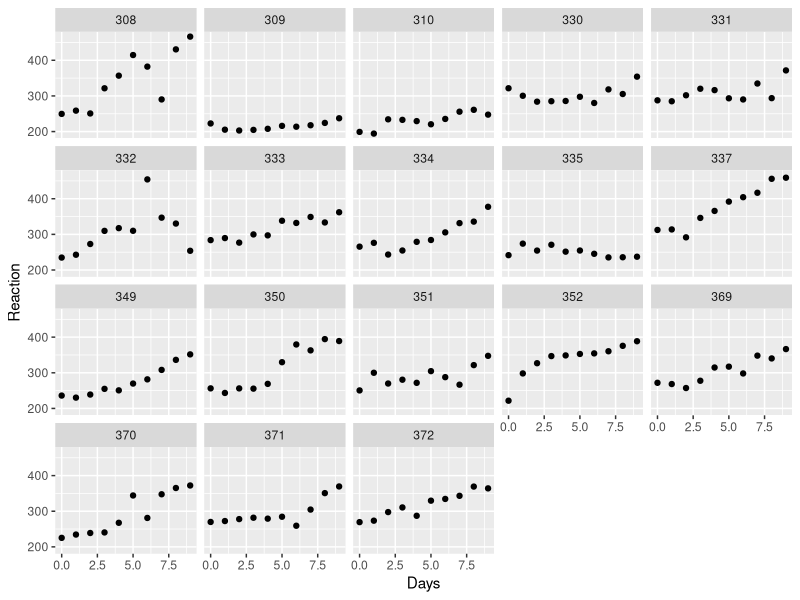

Write the R code that produced this figure.
## ---- chunk 1
knitr::opts_chunk$set(echo = FALSE,
                      message = FALSE)
## ---- chunk 2
library(lme4) # Mixed model fitting
library(ggplot2)
library(caret)
library(ModelMetrics)
library(tidyr)
library(dplyr)
library(knitr)
## ---- chunk 3

data <- sleepstudy

head(data) %>% kable(., caption = "Sleepstudy Sample data")

## ---- chunk 4

random_effect_visual <- function(data, 
                                 independent_var,
                                 continous_var, 
                                 identifier){
p <- ggplot(data)+
        geom_point(aes_string(x = paste(continous_var), 
                              y = paste(independent_var)))+
                facet_wrap(paste("~", identifier))
  p      
}

random_effect_visual(data = data,
independent_var = "Reaction",
continous_var = "Days",
identifier = "Subject")

## ---- chunk 5

# Validation split approach
        # defaults to a 
identifiers <-  "Subject"

validation_set_lmm_split <- function(data, identifiers, train_split = .7){
   # Default is 70 30 split
        
# Extract unique ids  
   unique_ids <- unique(data[[paste(identifiers)]])
 
# Train split
 
   train_sample <- sample(1:length(unique_ids), size = round(.7*10))
   
   train_sample
}

## ---- chunk 6

train_set <- validation_set_lmm_split(data, identifiers = "Subject", train_split = .7)

## ---- chunk 7

kable(train_set, 
      caption = "Training data index from validation set split")

## ---- chunk 8
# k- fold cross validation

data = data

identifiers = "Subject"

k_fold_lmm_split <- function(data, 
                             k = 5,
                             identifiers){
        
   unique_ids <- unique(data[[paste(identifiers)]])
      
   folds <- createFolds(unique(unique_ids), k = k)
   
   folds
}

## ---- chunk 9

train_folds <- k_fold_lmm_split(data = data, 
                 k = 5, 
                 identifiers = "Subject")

## ---- chunk 10

train_folds

## ---- chunk 11

lmm_validation_set <- function(data,
                               identifiers,
                               training_index,
                               outcome, 
                               fixed_effect, 
                               random_slope = NULL,
                               random_intercept){

        unique_ids <- unique(data[[paste(identifiers)]])
# extract training data

        # select ids with found in the training set
 subject_vector <- data[, random_intercept] %in% unique_ids[train_set]

# extract training set
 lmm_train_data <- data[subject_vector,]

# extract test data
 lmm_test_data <- data[!subject_vector,]

# create random effect formula
 if(is.null(random_slope)){
random_effect_form <- paste("(", 1, "|",random_intercept,")")
 } else {
        random_effect_form <-  paste("(", random_slope, "|",random_intercept,")")
}

 # create fixed effect formula 
 if(length(fixed_effect) == 1){
        fixed_effect_form <- paste(fixed_effect)
        } else{
         fixed_effect_form <- paste(fixed_effect, collapse = "+")}

# create full linear mixed model formula
lmm_formula <- paste(outcome, "~", fixed_effect_form, "+", random_effect_form)

if(nrow(unique(lmm_train_data[random_intercept]))>1){
#fit linear mixed model
 lmm_train_obj <- lmer(formula(lmm_formula), data = lmm_train_data)

# use trained model and test data to output predictions
 lmm_test_data$predicted <-  predict(lmm_train_obj, 
                                     newdata = lmm_test_data[, c(fixed_effect,  random_intercept)], allow.new.levels = TRUE)

# calculate mean squared errors
 test_set_mse <-  mse(lmm_test_data[,"predicted"], lmm_test_data[,outcome])
 
} else{
        stop("Only one subject in train set. Cannot fit linear mixed model on one subject.")
}

output <- list(lmm_object = lmm_train_obj,
     lmm_formula = lmm_formula,
     test_mse = test_set_mse
     )

output
}


## ---- chunk 12

lmm_validated <- lmm_validation_set(data,
                        identifiers = "Subject",
                        train_set,
                        outcome = "Reaction",
                        fixed_effect = "Days",
                        random_slope = NULL,
                        random_intercept = "Subject")

## ---- chunk 13

lmm_validated

## ---- chunk 14

lmm_k_fold_validation <- function(data,
                                  identifiers, 
                                  training_folds,
                                  outcome,
                                  fixed_effect,
                                  random_slope = NULL,
                                  random_intercept
                                  ){
# extract unique identifiers
        
unique_ids <- unique(data[[paste(identifiers)]])

# extract training data

        # select ids with found in the training set
 subject_vector <- data[, random_intercept] %in% unique_ids[train_set]

#initialize error vector
errors <- c()

for(i in seq_along(training_folds)){

# create subject vector from fold indices
 subject_vector <- data[, random_intercept] %in% unique_ids[training_folds[[i]]]
         
# extract training set
 lmm_train_data <- data[subject_vector,]

# extract test data
 lmm_test_data <- data[!subject_vector,]
 
# create random effect formula
 if(is.null(random_slope)){
random_effect_form <- paste("(", 1, "|", random_intercept,")")
 } else {
        random_effect_form <-  paste("(", random_slope, "|", random_intercept,")")
}

 # create fixed effect formula 
 if(length(fixed_effect) == 1){
        fixed_effect_form <- paste(fixed_effect)
        } else{
         fixed_effect_form <- paste(fixed_effect, collapse = "+")}

# create full linear mixed model formula
lmm_formula <- paste(outcome, "~", fixed_effect_form, "+", random_effect_form)

if(nrow(unique(lmm_train_data[random_intercept]))>1){
        
#fit linear mixed model
 lmm_train_obj <- lmer(formula(lmm_formula), data = lmm_train_data)

# use trained model and test data to output predictions
 
 lmm_test_data$predicted <-  predict(lmm_train_obj, 
                                     newdata = lmm_test_data[,
                                                          c(fixed_effect,random_intercept)], 
                                     allow.new.levels = TRUE)
 
# calculate mean squared errors
 current_cycle_mse <-  mse(lmm_test_data[, outcome], 
                           lmm_test_data[, "predicted"])

# append mse errors
 errors <- c(errors, 
             current_cycle_mse)
} else{
        warning("Fold only has 1 subject. Can not fit Linear Mixed Model.")
        next 
        }
}
output <- list(lmm_formula = lmm_formula,
               mean_test_error = mean(errors),
               fold_errors = errors,
               fold_count = length(training_folds))

output
}

## ---- chunk 15

lmm_k_fold_validated <- lmm_k_fold_validation( data,
 identifiers = "Subject",
 training_folds = train_folds,
 outcome = "Reaction",
 fixed_effect = "Days",
 random_slope = NULL,
 random_intercept = "Subject")

## ---- chunk 16
lmm_k_fold_validated
## ---- chunk 17
mse_table <- data.frame("Validation Set" = lmm_validated$test_mse, 
           "K-Fold" = lmm_k_fold_validated$mean_test_error)

mse_table %>% kable(., caption = "Errors from Linear Mixed Model cross validations.")
